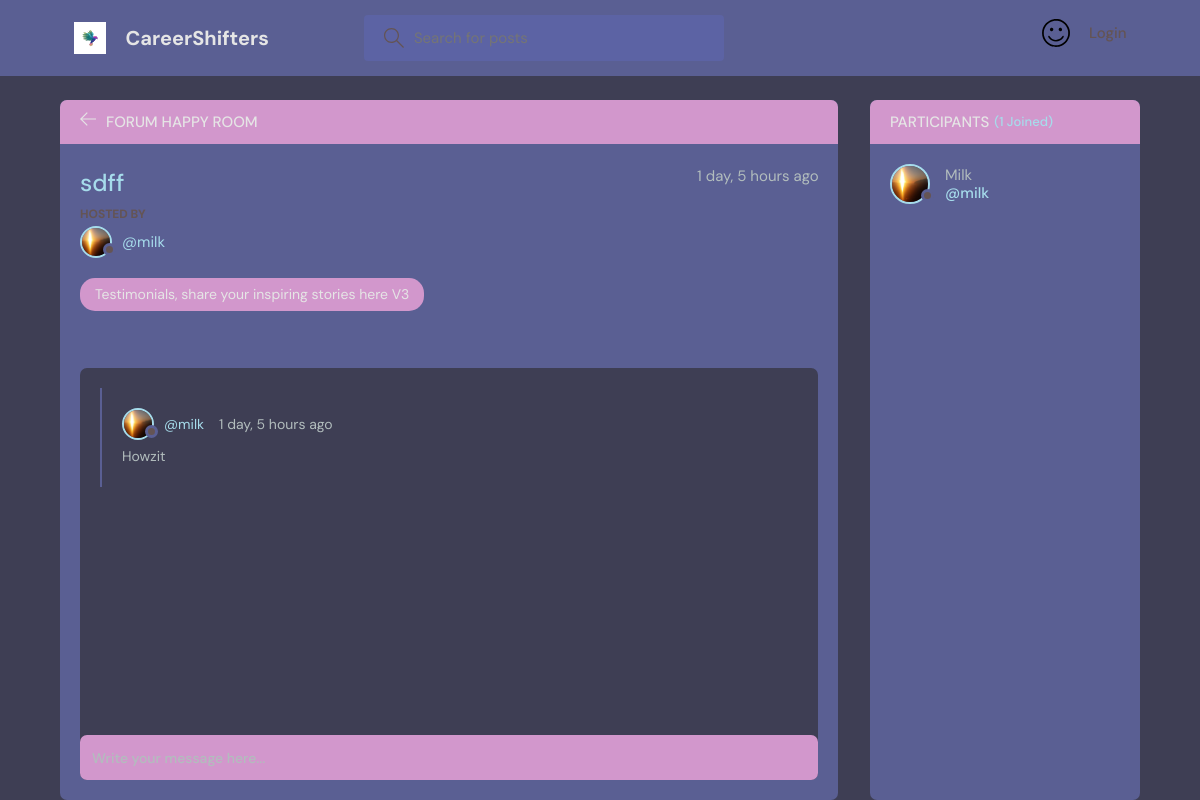
Page /room/7/ on the earlier database version.
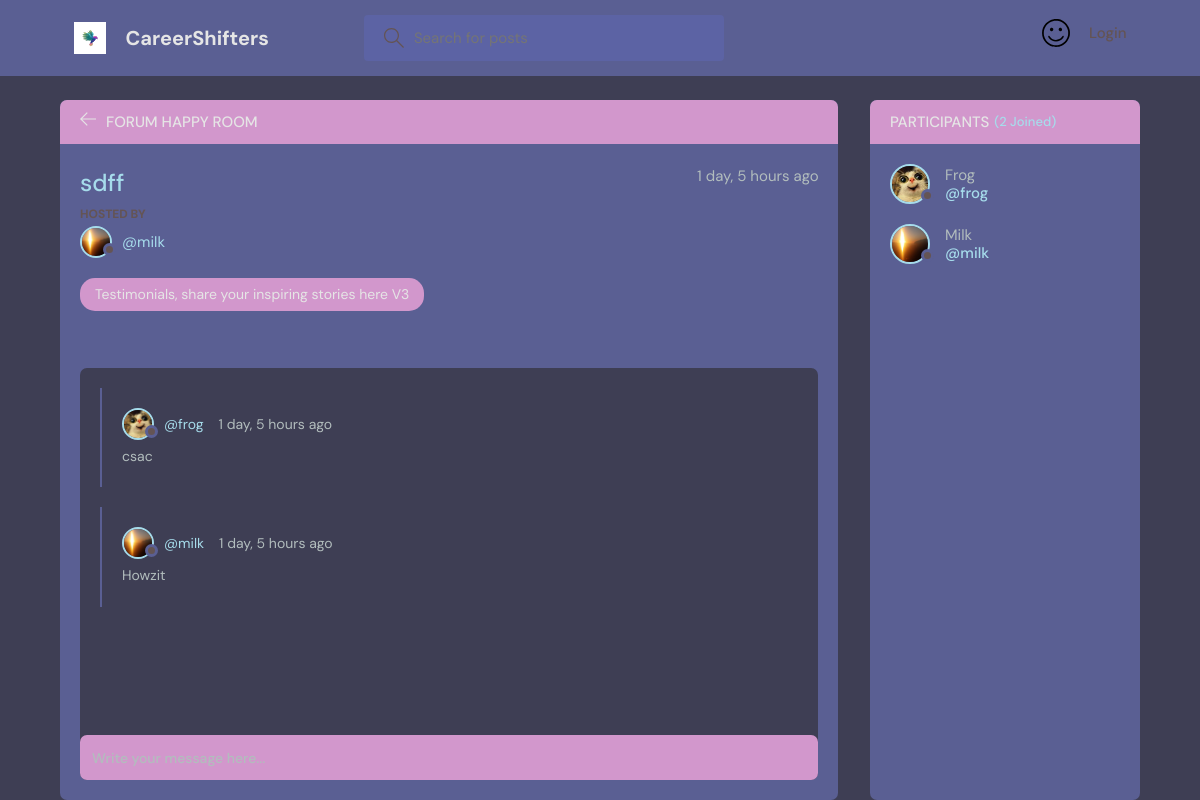
Same page on the later database version.
### base/models.py (models this page shows, shortened)
class Message(models.Model):
    user = models.ForeignKey(User, on_delete=models.CASCADE)
    room = models.ForeignKey(Room, on_delete=models.CASCADE)
    body = models.TextField()
    updated = models.DateTimeField(auto_now=True)
    created = models.DateTimeField(auto_now_add=True)
    class Meta:
        ordering = ['-updated', '-created']

class User(AbstractUser):
    name = models.CharField(max_length=200, null=True)
    email = models.EmailField(unique=True, null=True)
    bio = models.TextField(null=True)
    avatar = models.ImageField(null=True, default="avatar.svg")
    USERNAME_FIELD = 'email'
    EMAIL_FIELD = 'email'
    REQUIRED_FIELDS =  ['username'] # added username, for super user

### base/views.py (the view, shortened to what this page needs)
# urls.py: path('room/<str:pk>/', views.room, name="room"),
def room(request, pk):
    room = Room.objects.get(id=pk)
    room_messages = room.message_set.all()
    participants = room.participants.all()
    context = {'room': room, 'room_messages': room_messages,
               'participants': participants}
    return render(request, 'base/room.html', context)

### base/models.py (called while the page is built)
    def __str__(self):
        return self.name

### base/templates/base/room.html (shortened to what this page needs)
{% extends 'main.html' %}
{% block content %}
<main class="profile-page layout layout--2">
  <div class="container">
    <div class="room">
      <div class="room__top">
        <div class="room__topLeft">
          <a href="{% url 'home' %}">
            <svg version="1.1" xmlns="http://www.w3.org/2000/svg" width="32" height="32" viewBox="0 0 32 32">
              <title>arrow-left</title>
              <path
                d="M13.723 2.286l-13.723 13.714 13.719 13.714 1.616-1.611-10.96-10.96h27.625v-2.286h-27.625l10.965-10.965-1.616-1.607z">
              </path>
            </svg>
          </a>
          <h3>Forum Happy Room</h3>
        </div>
      </div>
      <div class="room__box scroll">
        <div class="room__header scroll">
          <div class="room__info">
            <h3>{{room.name}}</h3>
            <span>{{room.created|timesince}} ago</span>
          </div>
          <div class="room__hosted">
            <p>Hosted By</p>
            <a href="{% url 'user-profile' room.host.id %}" class="room__author">
              <div class="avatar avatar--small">
                <img src="{{room.host.avatar.url}}" />
              </div>
              <span>@{{room.host.username}}</span>
            </a>
          </div>
          <span class="room__topics">{{room.topic}}</span>
        </div>
        <div class="room__conversation">
          <div class="threads scroll">
            {% for message in room_messages %}
            <div class="thread">
              <div class="thread__top">
                <div class="thread__author">
                  <a href="{% url 'user-profile' message.user.id %}" class="thread__authorInfo">
                    <div class="avatar avatar--small">
                      <img src="{{message.user.avatar.url}}" />
                    </div>
                    <span>@{{message.user.username}}</span>
                  </a>
                  <span class="thread__date">{{message.created|timesince}} ago</span>
                </div>
              </div>
              <div class="thread__details">
                {{message.body}}
              </div>
            </div>
            {% endfor %}
          </div>
        </div>
      </div>
      <div class="room__message">
        <form action="" method="POST">
          <input name="body" placeholder="Write your message here..." />
        </form>
      </div>
    </div>
    <div class="participants">
      <h3 class="participants__top">Participants <span>({{participants.count}} Joined)</span></h3>
      <div class="participants__list scroll">
        {% for user in participants %}
        <a href="{%  url 'user-profile' user.id %}" class="participant">
          <div class="avatar avatar--medium">
            <img src="{{user.avatar.url}}" />
          </div>
          <p>
            {{user.name}}
            <span>@{{user.username}}</span>
          </p>
        </a>
        {% endfor %}
      </div>
    </div>
  </div>
</main>
{% endblock content %}

Differences in the rows shown:
added Message: user.avatar (picture), user.username "frog", created "1 day, 5 hours", body "csac"
now on this page (row edited): User: avatar (picture), name "Frog", username "frog"
Other differences:
{{ participants.count }}: "1" → "2"
